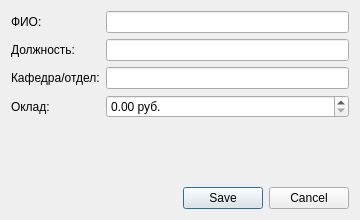
<?xml version="1.0" encoding="UTF-8"?>
<ui version="4.0">
 <class>EmployeeDialog</class>
 <widget class="QDialog" name="EmployeeDialog">
  <property name="geometry">
   <rect>
    <x>0</x><y>0</y><width>360</width><height>220</height>
   </rect>
  </property>
  <property name="windowTitle">
   <string>Сотрудник</string>
  </property>
  <layout class="QVBoxLayout" name="mainLayout">
   <item>
    <layout class="QFormLayout" name="formLayout">
     <item row="0" column="0">
      <widget class="QLabel" name="label_1">
       <property name="text"><string>ФИО:</string></property>
      </widget>
     </item>
     <item row="0" column="1">
      <widget class="QLineEdit" name="fullNameEdit"/>
     </item>
     <item row="1" column="0">
      <widget class="QLabel" name="label_2">
       <property name="text"><string>Должность:</string></property>
      </widget>
     </item>
     <item row="1" column="1">
      <widget class="QLineEdit" name="positionEdit"/>
     </item>
     <item row="2" column="0">
      <widget class="QLabel" name="label_3">
       <property name="text"><string>Кафедра/отдел:</string></property>
      </widget>
     </item>
     <item row="2" column="1">
      <widget class="QLineEdit" name="departmentEdit"/>
     </item>
     <item row="3" column="0">
      <widget class="QLabel" name="label_4">
       <property name="text"><string>Оклад:</string></property>
      </widget>
     </item>
     <item row="3" column="1">
      <widget class="QDoubleSpinBox" name="salarySpin">
       <property name="maximum"><double>10000000.000000000</double></property>
       <property name="suffix"><string> руб.</string></property>
      </widget>
     </item>
    </layout>
   </item>
   <item>
    <widget class="QDialogButtonBox" name="buttonBox">
     <property name="standardButtons">
      <set>QDialogButtonBox::Cancel|QDialogButtonBox::Save</set>
     </property>
    </widget>
   </item>
  </layout>
 </widget>
 <resources/>
 <connections>
  <connection>
   <sender>buttonBox</sender>
   <signal>rejected()</signal>
   <receiver>EmployeeDialog</receiver>
   <slot>reject()</slot>
  </connection>
 </connections>
</ui>
